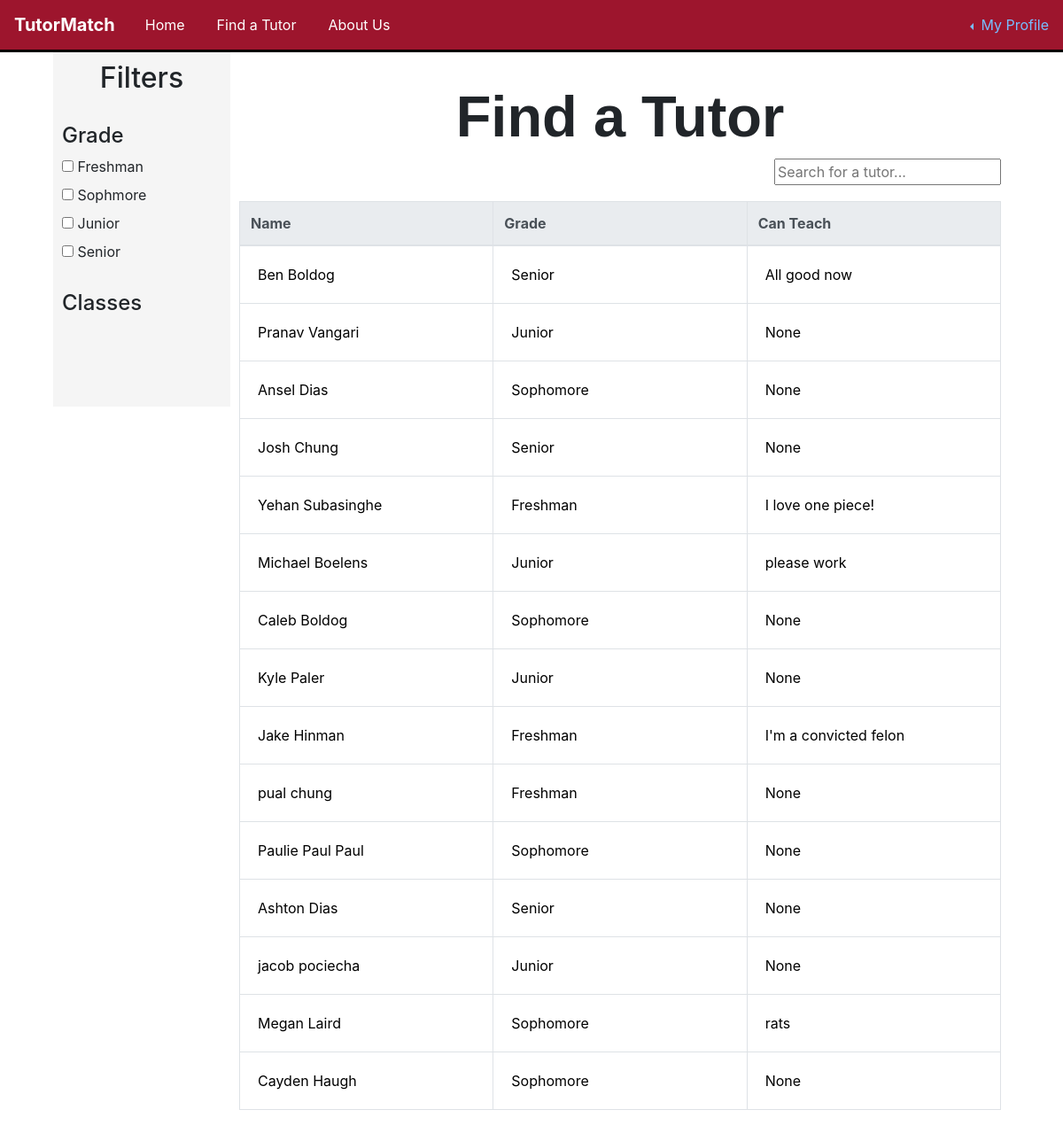
/findTutor, run on an earlier commit of the app's database.
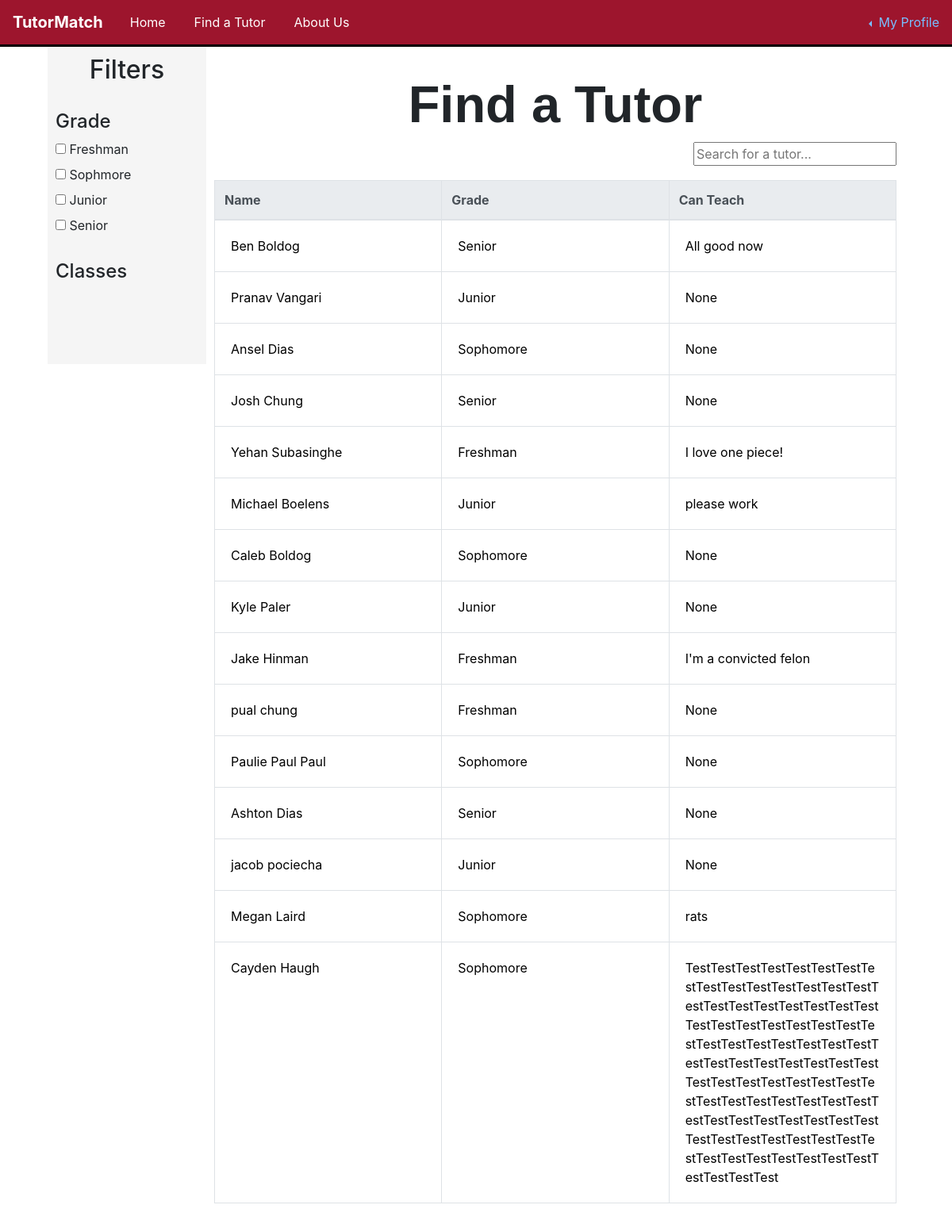
And on a later commit of the database.
### tables this page shows
CREATE TABLE Accounts (firstName TEXT, lastName TEXT, Bio TEXT, Email TEXT UNIQUE, Password TEXT, ID INTEGER PRIMARY KEY, Grade TEXT, ProfilePicture BLOB);

### Code/views.py (the view)
@views.route('/findTutor', methods=['GET', 'POST'])
def findTutor():
    connection = get_db_connection()
    accounts = connection.execute('SELECT * FROM Accounts').fetchall() # selects everything from Accounts table
    connection.close()
    return render_template("findTutor.html", accounts=accounts)

### Code/views.py (called while the page is built)
def get_db_connection():
    connection = sqlite3.connect('database.db')
    connection.row_factory = sqlite3.Row # goes through the database
    return connection

### Code/Templates/findTutor.html (shortened to what this page needs)
{% extends "base.html" %}
{% block content %}
<body>
  <div class="container">
      <div class="filter-column">
          <div class="filter-options">
              <h2 style="text-align: center;">Filters</h2>
              <div id="checkboxes">
                <br>
                <h4>Grade</h4>
                      <input type="checkbox" id="9" onchange="searchTable()">
                      <label for="9">Freshman</label>
                  <br>
                      <input type="checkbox" id="10" onchange="searchTable()">
                      <label for="10">Sophmore</label>
                  <br>
                      <input type="checkbox" id="11" onchange="searchTable()">
                      <label for="11">Junior</label>
                  <br>
                      <input type="checkbox" id="12" onchange="searchTable()">
                      <label for="12">Senior</label>
              </div>
              <div id="canTeach">
                <br>
                <h4>Classes</h4>
              </div>
          </div>
  </div>
      <div class="main-content">
          <br>
          <h1 class="heading">Find a Tutor</h1>
          <input type="text" id="searchInput" onkeyup="searchTable()" placeholder="Search for a tutor...">
          <br><br>
          <div class="table-container">
              <table class="table table-bordered table-hover" id="tutors">
                <thead class="thead-light">
                  <tr>
                    <th>Name</th>
                    <th>Grade</th>
                    <th>Can Teach</th>
                </thead>
                <tbody style="background-color: white;">
                {% for account in accounts %}
                  <tr>
                    <td><a href="{{ url_for('views.renderInfo', Email = account['Email']) }}">{{ account['firstName'] }} {{ account['lastName'] }}</a></td>
                    <td><a href="{{ url_for('views.renderInfo', Email = account['Email']) }}">{{ account['grade'] }}</a></td>
                    <td><a href="{{ url_for('views.renderInfo', Email = account['Email']) }}">{{ account['bio'] }}</a></td>
                  </tr>
                {% endfor %}
                </tbody>
              </table>
          </div>
      </div>
  </div>
</body>
{% endblock %}

### Code/Templates/base.html (shortened to what this page needs)
<!DOCTYPE html>
<html lang="en">
<head>
    <link
            rel="stylesheet"
            href="https://stackpath.bootstrapcdn.com/bootstrap/4.4.1/css/bootstrap.min.css"
        />
        <link
            rel="stylesheet"
            href="https://stackpath.bootstrapcdn.com/font-awesome/4.7.0/css/font-awesome.min.css"
        />
</head>
<body>
    <body>
        <div class="navStyle">
            <nav class="navbar navbar-expand-lg navbar-light sticky-top">
                <a class="navbar-brand" href="/">TutorMatch</a>
                <div class="collapse navbar-collapse" id="navbarSupportedContent">
                  <ul class="navbar-nav mr-auto">
                    <li class="nav-item active">
                      <a class="nav-link" href="/">Home <span class="sr-only">(current)</span></a>
                    </li>
                    <li class="nav-item active">
                        <a class="nav-link" href="/findTutor">Find a Tutor</a>
                    </li>
                    <li class="nav-item active">
                        <a class="nav-link" href="/aboutUs">About Us</a>
                    </li>
                  </ul>
                  <form class="form-inline my-2 my-lg-0">
                    <div class="dropleft">
                        <a class="nav-profile dropdown-toggle" href="#" id="navbarDropdown" role="button" data-toggle="dropdown" aria-haspopup="true" aria-expanded="false">
                        My Profile</a>
                    </div>
                  </form>
                </div>
            </nav>
        </div>
        <div class="container">
            {% block content %}
            {% endblock %}
        </div>
    </body>
</body>
</html>

### Code/Templates/findTutor.html (style rules this page uses)
.container { display: flex; }
.filter-column { flex: 0 0 200px; background-color:rgb(245, 245, 245); padding: 10px; max-height: 400px; min-height: 400px; }
.main-content { flex: 1; padding: 10px; }
.filter-options { margin-bottom: 10px; }
td a { display: block; border: 0p; padding: 20px; text-decoration: none; color: black; }
.table td { padding: 0 !important; }
.table-container table { width: 100%; table-layout: fixed; }
.table-container td:last-child { overflow-wrap: break-word; }
.heading { font-family: 'Gill Sans', 'Gill Sans MT', Calibri, 'Trebuchet MS', sans-serif; text-align: center; font-weight: bold; font-size: 65px; }
#searchInput { float: right; }

### Code/Templates/base.html (style rules this page uses)
nav { border-bottom: 3px solid black; }
.navbar-brand { font-weight: bolder; color: white !important; }
.nav-link { margin: 0px 10px; color: white !important; }
.navStyle { background-color: #9d152d !important; }
.nav-profile { color: rgb(120, 190, 255); }

What changed in the data, as far as the page shows it:
changed Accounts "Cayden": bio "None" → "TestTestTestTestTestTestTestTestTestTestTestTestTestTestTestTestTestTestTestTestTestTestTestTestTestTestTestTestTestTestTestTestTestTestTestTestTestTestTestTestTestTestTestTestTestTestTestTestTestTestTestTestTestTestTestTestTestTestTestTestTestTestTestTestTestTestTestTestTestTestTestTestTestTestTestTestTestTestTestTestTestTestTestTestTestTestTestTest"
